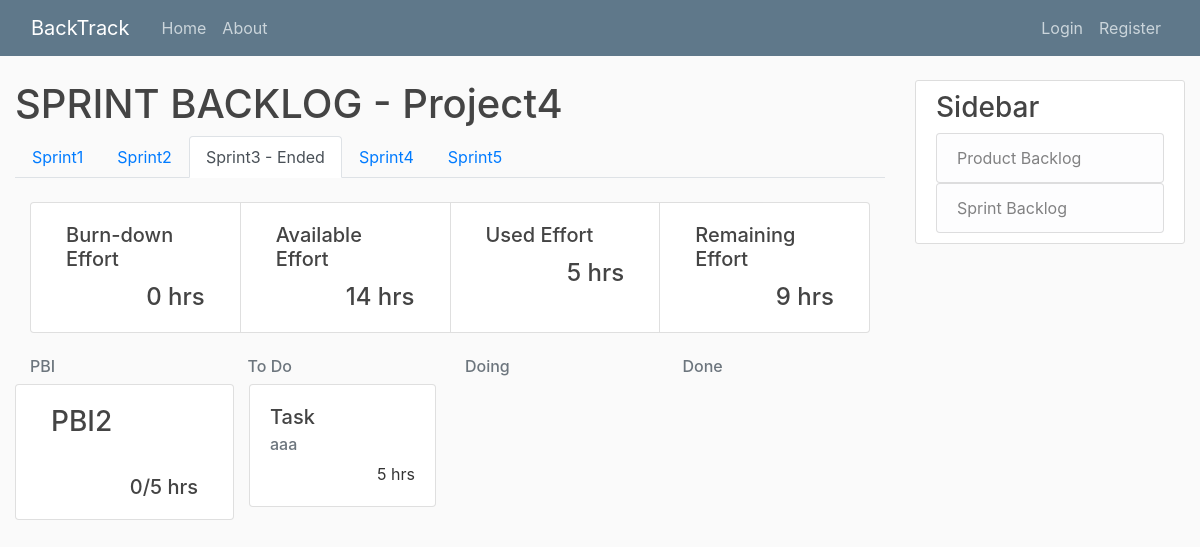
/project4-sprint_8/, run on an earlier commit of the app's database.
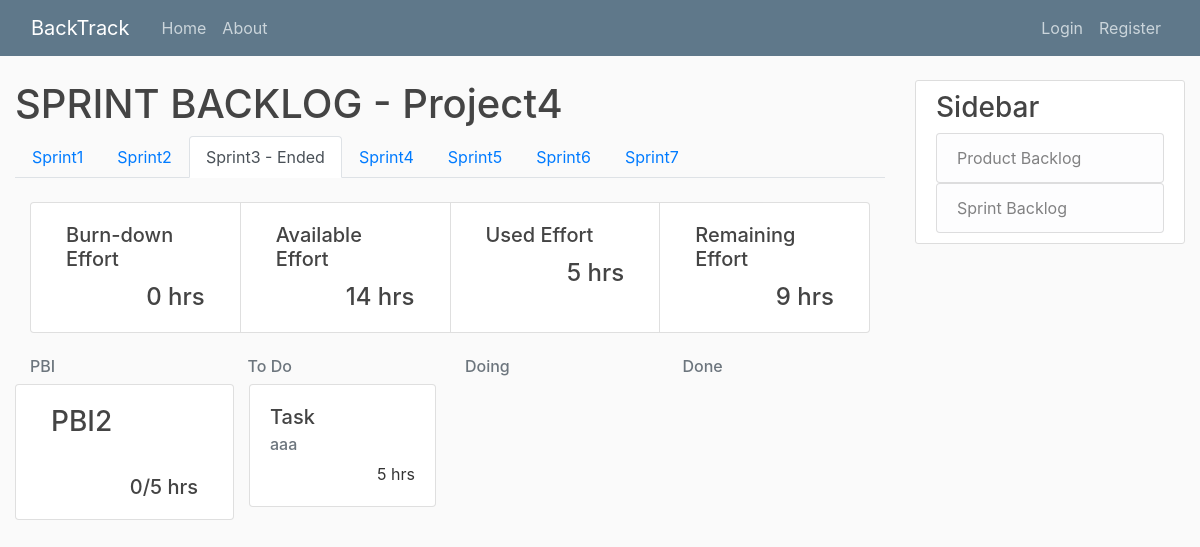
And on a later commit of the database.
### sprintBacklog/models.py (models this page shows, shortened)
class Sprint(models.Model):
	title = models.CharField(max_length=20, default="Sprint")
	available_effort = models.IntegerField()
	start_date = models.DateField(blank=True, null=True)
	details = models.TextField(null=True)
	project = models.ForeignKey(Project, on_delete=models.CASCADE, blank=True, null=True, default=None)
	status_choice = [
		('Not Started', 'Not Started'),
		('Started', 'Started'),
		('Ended', 'Ended'),
	]
	status = models.CharField(
		max_length = 20,
		choices = status_choice,
		default ='Not Started',
	)
	def save(self, *args, **kwargs):
		number_of_sprint = Sprint.objects.filter(project=self.project).count()
		if Sprint.objects.filter(project=self.project).count() == None:
			number_of_sprint = 1
		else:
			number_of_sprint += 1
		if self not in Sprint.objects.filter(project=self.project):
			self.title = "Sprint" + str(number_of_sprint)
		super().save(*args, **kwargs)

class Task(models.Model):
	title = models.CharField(max_length=20, default="Task")
	status_choice = [
		('To Do', 'To Do'),
		('Doing', 'Doing'),
		('Done', 'Done'),
	]
	status = models.CharField(
		max_length = 5,
		choices = status_choice,
		default ='To Do',
	)
	effort = models.IntegerField("effort(hour)")
	details = models.TextField(null=True)
	sprint = models.ForeignKey(Sprint, on_delete=models.CASCADE, default=None)
	PBI = models.ForeignKey(PBI, on_delete=models.CASCADE, default=None)
	task_owner = models.ForeignKey(User, on_delete=models.SET_NULL, default=None, null=True, blank=True)

### productBacklog/models.py (models this page shows, shortened)
class PBI(models.Model):
	priority = models.IntegerField()
	title = models.CharField(max_length=20)
	status_choice = [
		('To Do', 'To Do'),
		('Doing', 'Doing'),
		('Done', 'Done'),
		('Unfinished', 'Unfinished')
	]
	status = models.CharField(
		max_length = 20,
		choices = status_choice,
		default = 'To Do',
	)
	ESP = models.IntegerField("estimated story point")
	details = models.TextField()
	project = models.ForeignKey(Project, on_delete=models.CASCADE, blank=True, null=True, default=None)
	sprint = models.ManyToManyField(Sprint) # , blank=True, null=True, default=None)

### users/models.py (models this page shows, shortened)
class User(AbstractBaseUser):
	email				=	models.EmailField(verbose_name="email",max_length=60, unique=True)
	position			=	models.CharField(
								max_length=32,
							)
	first_name			=	models.CharField(max_length=30, unique=False, default=False)
	last_name			= 	models.CharField(max_length=20, unique=False, default = False)
	username			=	models.CharField(max_length=10,unique=True)
	date_joined			=	models.DateTimeField(verbose_name='date joined', auto_now_add = True)
	last_login			=	models.DateTimeField(verbose_name='last login', auto_now=True)
	is_admin			=	models.BooleanField(default=False)
	is_active			=	models.BooleanField(default=True)
	is_staff			=	models.BooleanField(default=False)
	is_superuser		=	models.BooleanField(default=False)
	project				= 	models.ManyToManyField(Project)
	USERNAME_FIELD	=	'email'
	REQUIRED_FIELDS	=	['username',]
	objects = MyAccountManager()
	def __str__(self):
		return self.username

### sprintBacklog/views.py (the view)
# urls.py: path('<int:sprint>/', SprintBacklogListView.as_view(), name='sprint-home'),
class SprintBacklogListView(ListView):
	model = Sprint
	template_name = 'sprintBacklog/home.html'
	context_object_name = 'sprint'
	def get_queryset(self):
		queryset = Sprint.objects.filter(project=self.project).order_by('pk')
		index = 1
		for s in queryset:
			s.title = "Sprint" + str(index)
			s.save()
			index += 1
		return self.sprint
	def dispatch(self, request, *args, **kwargs):
		self.project = get_object_or_404(Project, slug=kwargs['project'])
		self.sprint = Sprint.objects.get(pk=kwargs['sprint'])
		return super().dispatch(request, *args, **kwargs)
	def get_context_data(self, **kwargs):
		context = super().get_context_data(**kwargs)
		context['project'] = self.project
		context['all_sprint'] = Sprint.objects.filter(project=self.project).order_by('pk')
		context['PBI'] = PBI.objects.filter(project=self.project, status='To Do')
		context['lastSprintEnded'] = Sprint.objects.filter(project=self.project).order_by('pk').last().status == 'Ended'
		task = []
		total = 0
		completed = 0
		for p in PBI.objects.filter(sprint=self.sprint):
			todo = Task.objects.filter(sprint=self.sprint).filter(status='To Do').filter(PBI=p)
			doing = Task.objects.filter(sprint=self.sprint).filter(status='Doing').filter(PBI=p)
			done = Task.objects.filter(sprint=self.sprint).filter(status='Done').filter(PBI=p)
			todoE = todo.aggregate(Sum('effort')).get('effort__sum') if todo else 0
			doingE = doing.aggregate(Sum('effort')).get('effort__sum') if doing else 0
			doneE = done.aggregate(Sum('effort')).get('effort__sum') if done else 0
			total += doneE + doingE + todoE
			completed += doneE
			tmp = {"pbi": p,
					"todo": todo,
					"doing": doing,
					"done": done,
					"finish": doneE,
					"not_finish": doingE + todoE + doneE
					}
			task.append(tmp)
		stat = {"completed": completed,
				"available": self.sprint.available_effort,
				"used": total,
				"remaining": self.sprint.available_effort - total
				}
		context['stat'] = stat
		context['task'] = task
		return context

### templates/SprintBacklog/home.html (shortened to what this page needs)
{% extends "base.html" %}
{% block content %}
	<h1>SPRINT BACKLOG - {{ project.title }}</h1>
	<ul class="nav nav-tabs" align="right">
		{% for s in all_sprint %}
		<li class="nav-item">
			{% if s.pk == sprint.pk %}
				<a class="nav-link active" href="{% url 'sprintBacklog-detail' project.slug s.pk %}">{{ s.title }} - {{ sprint.status }}</a>
			{% else %}
				<a class="nav-link" href="{% url 'sprint-home' project.slug s.pk %}">{{ s.title }}</a>
			{% endif %}
		</li>
		{% endfor %}
	</ul>
	<div class="container-fluid">
	<div class="card-group">
		<div class="col-sm card">
			<div class="card-body">
				<h5 class="card-title">Burn-down Effort</h5>
				<h4 class="card-text" style="text-align: right">{{ stat.completed }} hrs</h4>
			</div>
		</div>
		<div class="col-sm card">
			<div class="card-body">
				<h5 class="card-title">Available Effort</h5>
				<h4 class="card-text" style="text-align: right">{{ stat.available }} hrs</h4>
			</div>
		</div>
		<div class="col-sm card">
			<div class="card-body">
				<h5 class="card-title">Used Effort</h5>
				<h4 class="card-text" style="text-align: right">{{ stat.used }} hrs</h4>
			</div>
		</div>
		<div class="col-sm card">
			<div class="card-body">
				<h5 class="card-title">Remaining Effort</h5>
				<h4 class="card-text" style="text-align: right">{{ stat.remaining }} hrs</h4>
			</div>
		</div>
	</div>
	</div>
	<div class="container">
		<div class="row">
			<div class="col-md">
				<h6 class="text-muted">PBI</h6>
			</div>
			<div class="col-md">
				<h6 class="text-muted">To Do</h6>
			</div>
			<div class="col-md">
				<h6 class="text-muted">Doing</h6>
			</div>
			<div class="col-md">
				<h6 class="text-muted">Done</h6>
			</div>
		</div>
	</div>
	{% for t in task %}
	<div class="container">
		<div class="row">
			<div class="col-sm card">
				<div class="card-body d-flex flex-column">
					<a href="{% url 'productBacklog-detail' project.slug t.pbi.pk %}"><h3 class="card-title">{{ t.pbi.title }}</h3></a>
					<h5 class="card-text mt-auto" style="text-align: right">{{ t.finish }}/{{ t.not_finish }} hrs</h5>
				</div>
			</div>
			<div class="col-md">
			{% for i in t.todo %}
				<div class="card">
					<div class="card-body">
						<a href="{% url 'task-detail' project.slug sprint.pk i.pk %}">
							<h5 class="card-title">{{ i.title }}</h5>
						</a>
						<h6 class="card-subtitle mb-2 text-muted">{{ i.task_owner }}</h6>
						<p class="card-text" style="text-align: right;">{{ i.effort }} hrs</p>
					</div>
				</div class="card">
			{% endfor %}
			</div>
			<div class="col-md">
			</div>
			<div class="col-md">
			</div>
		</div>
	</div>
	{% endfor %}
{% endblock content %}

What changed in the data, as far as the page shows it:
added Sprint: title "Sprint6"
added Sprint: title "Sprint7"
